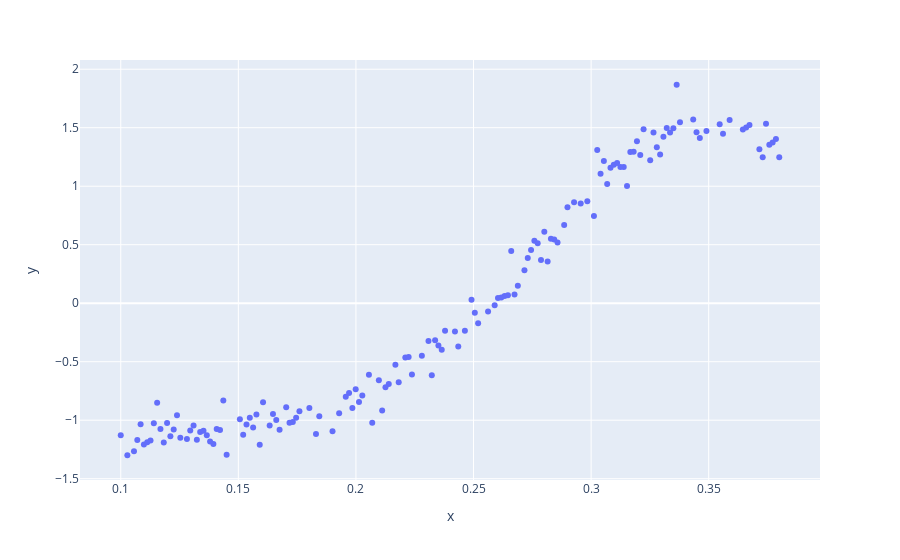

Source (notebook cell):
### Markdown cell above
---
## **Increasing Function, Decreasing Behaviour**

### Code cell
savePath = os.path.join(os.path.dirname("."), '../../Thesis/tex/graphics/data/cha4/inc_data_dec_behav/')
print("Generate some data for the experiment: Increasing Data vs. Decreasing Behavior")
np.random.seed(2)
n_data = 200
#x = np.random.random(n_data)*10
x = np.linspace(0.1,0.38,n_data)
ytrue = 2*np.exp(-(x-0.35)**2/0.01)
#ytrue = (ytrue - ytrue.mean()) / ytrue.std()
noise = np.random.normal(loc=0, scale=0.1, size=x.shape)
y = ytrue + noise


# train-test split
df = pd.DataFrame(data=dict(x=x, y=y, ytrue=ytrue))
df_train, df_test = train_test_split(df)

px.scatter(df_train, x="x", y="y").show()
print("Fit the different spline types")
nr_splines, knot_type, spline_order, lam_c = 45, "e", 3, 6000
B = Bspline()

### Figure 1 — Plotly figure (JSON) as saved in the notebook; plotly's stock layout.template omitted (floating-point values rounded to 4 significant figures; data arrays with more than 128 entries replaced by an {"elided": "..."} marker saying what was removed)
{"data": [{"hovertemplate": "x=%{x}<br>y=%{y}<extra></extra>", "legendgroup": "", "marker": {"color": "#636efa", "symbol": "circle"}, "mode": "markers", "name": "", "orientation": "v", "showlegend": false, "type": "scatter", "x": {"elided": "150 float values"}, "xaxis": "x", "y": {"elided": "150 float values"}, "yaxis": "y"}], "layout": {"autosize": true, "legend": {"tracegroupgap": 0}, "margin": {"t": 60}, "xaxis": {"anchor": "y", "autorange": true, "domain": [0, 1], "range": [0.0832, 0.3968], "title": {"text": "x"}, "type": "linear"}, "yaxis": {"anchor": "x", "autorange": true, "domain": [0, 1], "range": [-1.524, 2.092], "title": {"text": "y"}, "type": "linear"}}}
